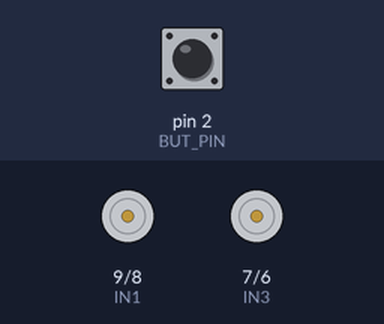
The program below on a simulated Arduino Uno, built with avr-gcc and run on an emulated ATmega328P. Shown: motor-driver pin pairs drawn as motors (green arrow = first pin HIGH = forward, orange = second pin HIGH = backward, longer = more drive, scaled by the enable pin). The test bench sets the inputs (shaded band); at power-on: pin 2 (BUT_PIN) LOW.

Above: at 1.0 s.
1.1 s: pin 2 (BUT_PIN) pulled HIGH for 0.15 s
At 1.6 s:
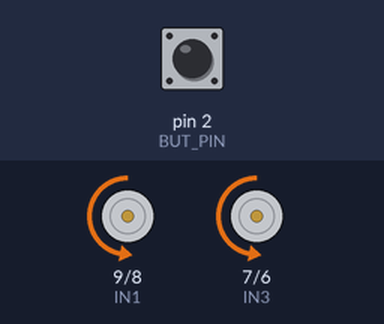
At 6.6 s:
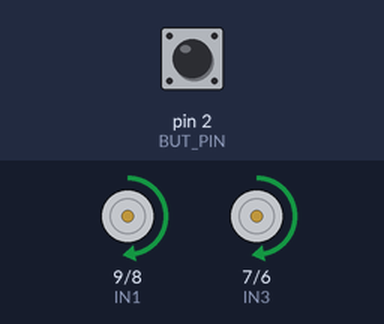
Timing chart, 0 to 47.6 s (numbered marks = the images above; inputs shaded):
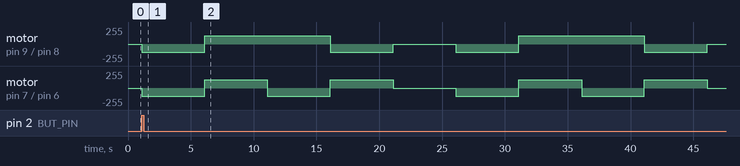

The program:

main.cpp
```cpp
#include <Arduino.h>
#include <drivingLogic.h>
#include <buttonLogic.h>

int motorSpeed = 50;
int delayTime = 5000;

void setup() {
    setupMotorPins();
    setupButtonPin();
    waitForStartButton();
}

// Loop function for driving driveForward, driveBackward, turnLeft, turnRight and stop
void loop() {
    driveForward(motorSpeed);
    delay(delayTime);
    driveBackward(motorSpeed);
    delay(delayTime);
    turnLeft(motorSpeed);
    delay(delayTime);
    turnRight(motorSpeed);
    delay(delayTime);
    stop();
    delay(delayTime);
}
```

buttonLogic.h
```cpp
#include <Arduino.h>
#define BUT_PIN 2

// Function for setting up the button pin
void setupButtonPin() {
    pinMode(BUT_PIN, INPUT);
}

// Function for reading the button pin
bool readButtonPin() {
    return digitalRead(BUT_PIN);
}

// Function for wait start button to be pressed
void waitForStartButton() {
    while (readButtonPin() == false) {
        delay(100);
    }
}
```

drivingLogic.h
```cpp
#include <Arduino.h>
#define MAX_SPEED 255

#define ENA 10
#define IN1 9
#define IN2 8
#define IN3 7
#define IN4 6
#define ENB 5

void setupMotorPins() {
    pinMode(ENA, OUTPUT);
    pinMode(ENB, OUTPUT);
    pinMode(IN1, OUTPUT);
    pinMode(IN2, OUTPUT);
    pinMode(IN3, OUTPUT);
    pinMode(IN4, OUTPUT);

    digitalWrite(IN1, LOW);
    digitalWrite(IN2, LOW);
    digitalWrite(IN3, LOW);
    digitalWrite(IN4, LOW);
}

// Function for analogWrite to ENA and ENB with duty cycle as parameter
void setSpeed(int dutyCycle) {
  // Map linearly from 0-100 to 0-255
  dutyCycle = map(dutyCycle, 0, 100, 0, MAX_SPEED);

  // Set speed of ENA and ENB
  analogWrite(ENA, dutyCycle);
  analogWrite(ENB, dutyCycle);
}


// Function for driving driveForward with duty cycle as parameter
void driveForward(int dutyCycle) {
  digitalWrite(IN1, LOW);
  digitalWrite(IN2, HIGH);
  digitalWrite(IN3, LOW);
  digitalWrite(IN4, HIGH);
  setSpeed(dutyCycle);
}

// Function for driving driveBackward with duty cycle as parameter
void driveBackward(int dutyCycle) {
  digitalWrite(IN1, HIGH);
  digitalWrite(IN2, LOW);
  digitalWrite(IN3, HIGH);
  digitalWrite(IN4, LOW);
  setSpeed(dutyCycle);
}

// Function for turning turnLeft with duty cycle as parameter
void turnLeft(int dutyCycle) {
  digitalWrite(IN1, HIGH);
  digitalWrite(IN2, LOW);
  digitalWrite(IN3, LOW);
  digitalWrite(IN4, HIGH);
  setSpeed(dutyCycle);
}

// Function for turning turnRight with duty cycle as parameter
void turnRight(int dutyCycle) {
  digitalWrite(IN1, LOW);
  digitalWrite(IN2, HIGH);
  digitalWrite(IN3, HIGH);
  digitalWrite(IN4, LOW);
  setSpeed(dutyCycle);
}

// Function for stopping
void stop() {
  digitalWrite(IN1, LOW);
  digitalWrite(IN2, LOW);
  digitalWrite(IN3, LOW);
  digitalWrite(IN4, LOW);
}
```
